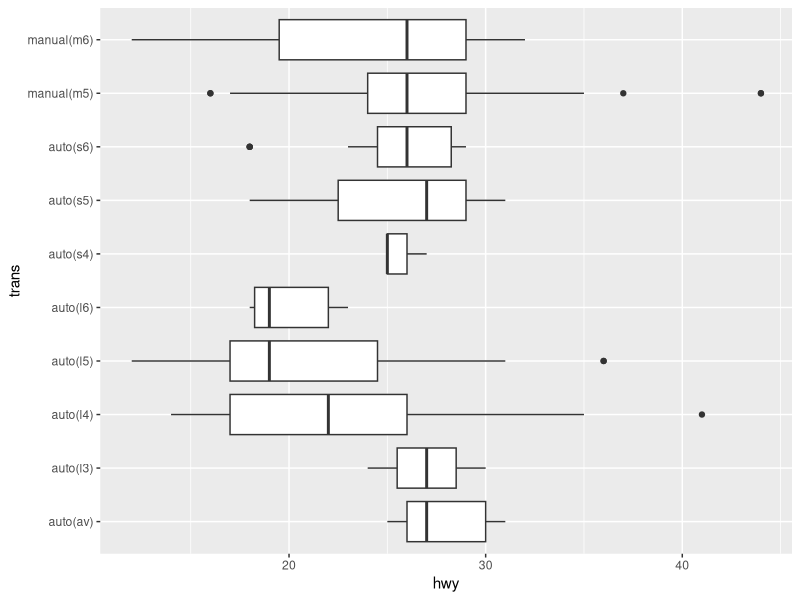
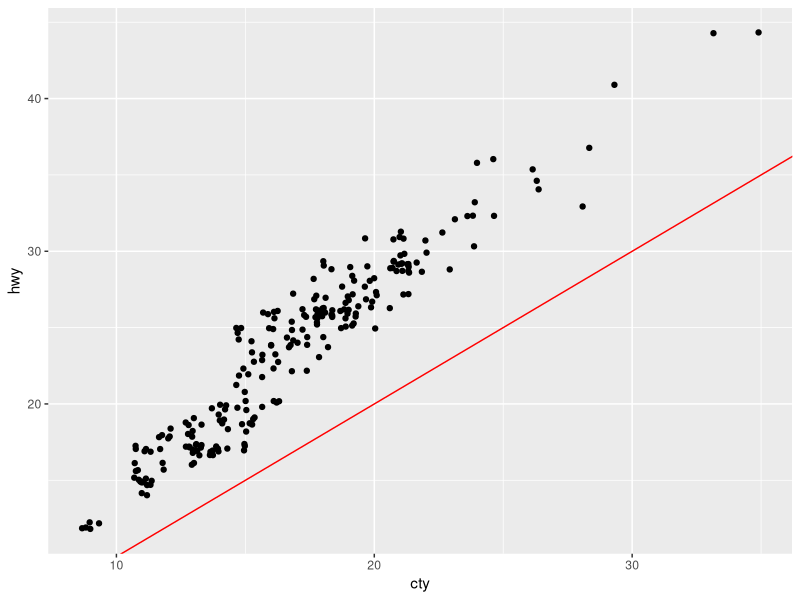
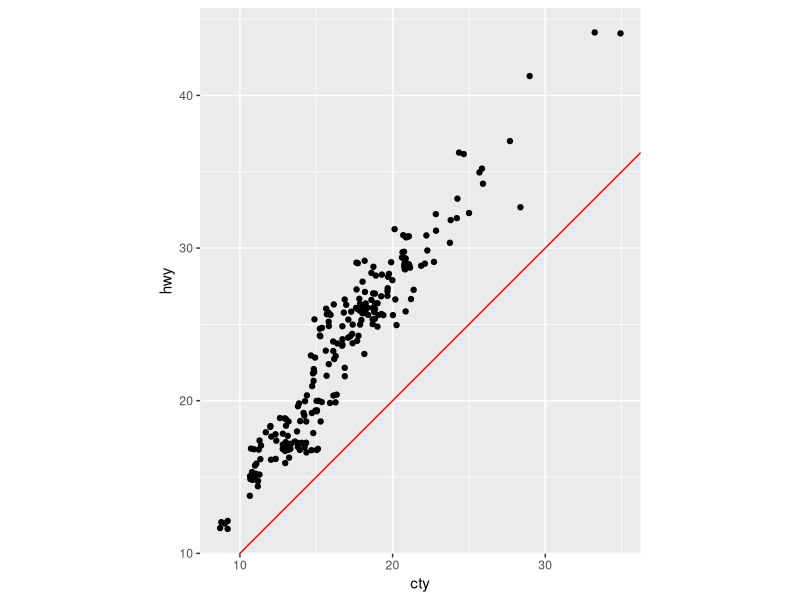
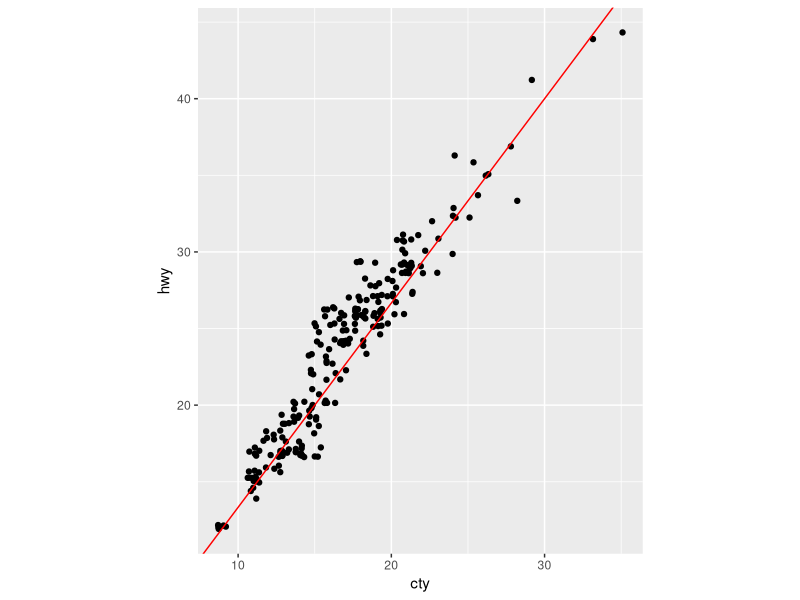

The R script that drew these images, in order:
## ---- chunk 1
knitr::opts_chunk$set(echo = TRUE)
library(tidyverse)
## ---- chunk 2
ggplot(data = mpg) +
  geom_boxplot(mapping = aes(x = trans, y = hwy)) +
  coord_flip()
## ---- chunk 3
ggplot(data = mpg) +
  geom_jitter(mapping = aes(x = cty, y = hwy)) +
  geom_abline(color = "red")
## ---- chunk 4
ggplot(data = mpg) +
  geom_jitter(mapping = aes(x = cty, y = hwy)) +
  geom_abline(color = "red") +
  coord_fixed()
## ---- chunk 5
ggplot(data = mpg) +
  geom_jitter(mapping = aes(x = cty, y = hwy)) +
  geom_abline(slope = 40 / 30, color = "red") +
  coord_fixed()
